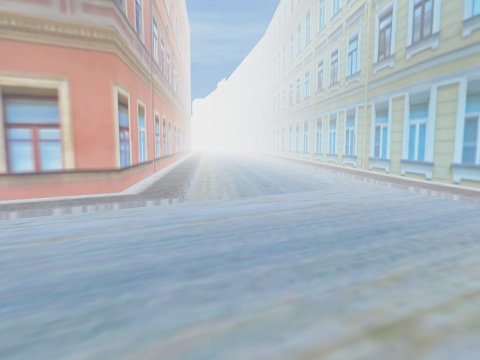
view 1 (above)

16 first-person views from a walk through a 3-D level made in the Unity game engine. The camera is 1.5 m above the floor, tilts 6° down and sees 70° across. The floor is counted in squares, 2 m on a side. Each view is taken from the middle of a square. On the plan, view 1 faces up. The plan holds only what a view shows up to about 11 squares ahead; the rest is blank. The place goes on beyond the plan.

view 2
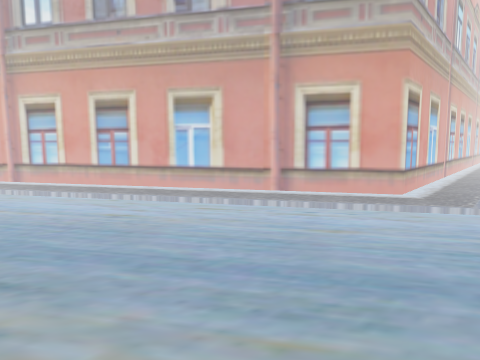

view 3
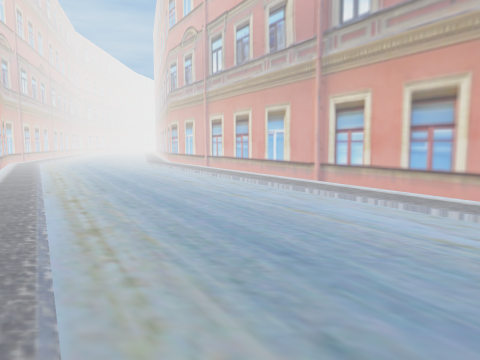

view 4
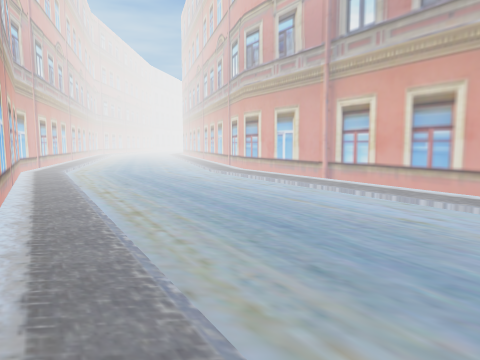

view 5
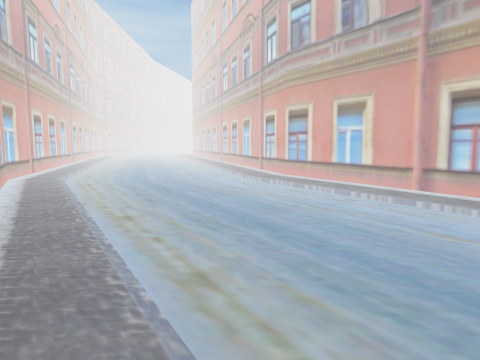

view 6
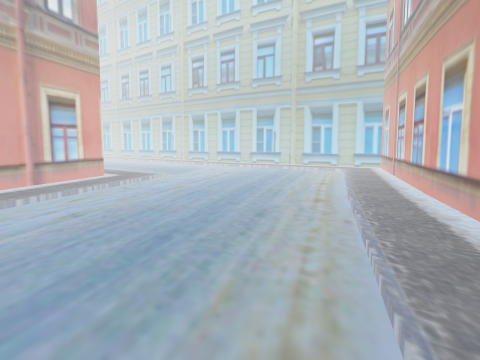

view 7
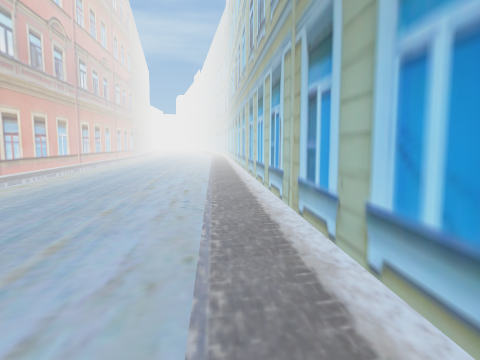

view 8
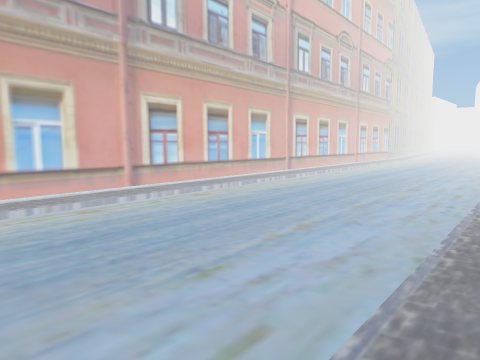

view 9
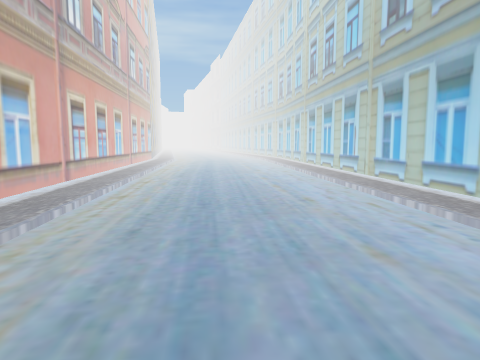

view 10
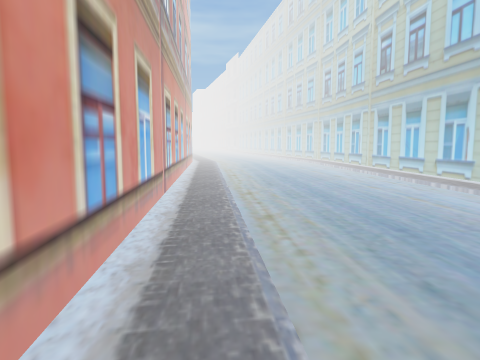

view 11
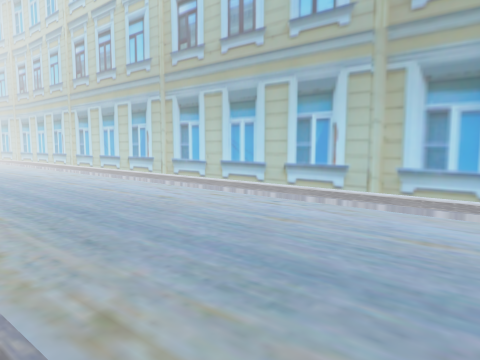

view 12
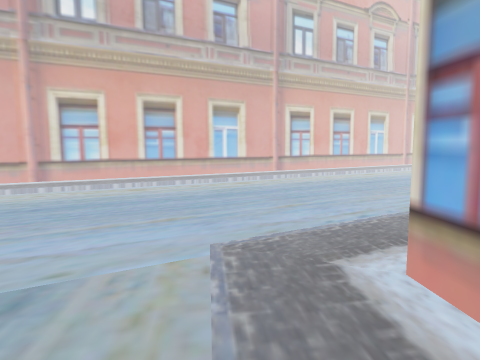

view 13
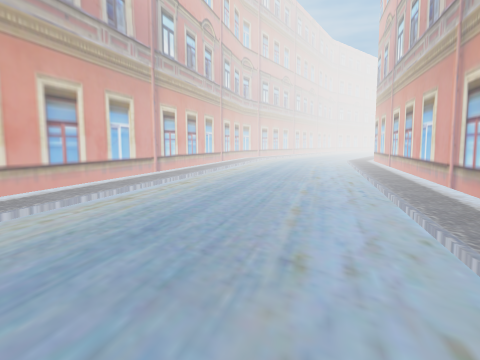

view 14
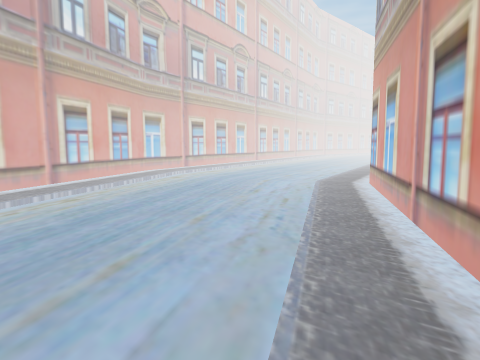

view 15
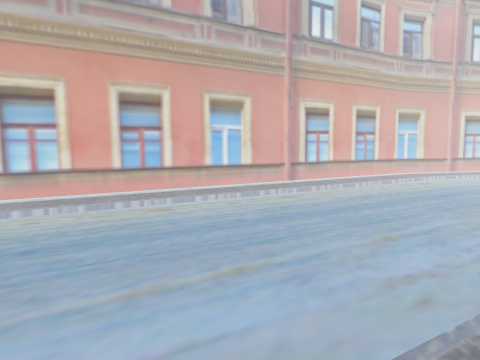

view 16
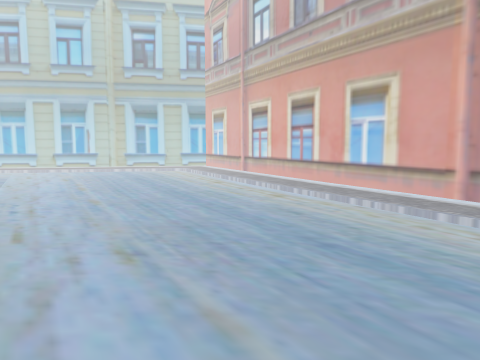

### Floor plan
Key: @ floor where view 1 was taken; # wall or solid block; . main floor; : floor 0.25 m higher than the main floor; / step, stairs or slope.
Columns run from 18 left of view 1 to 5 right of it. Each row starts with its distance up from view 1.
 25               #:....:#
 24               #:....:#
 23               #:....:#
 22               #:....:#
 21               #:..../#
 20               #:/.../#
 19               ##/.../#
 18                #/.../#
 17                #/.../#
 16                #/.../#
 15                #/.../:#
 14                #:.../:#
 13                #:....:#
 12                #:....:#
 11                #:....:#
 10                #:/...:#
  9                #:/...:#
  8                 #/.../#
  7                 #/.../#
  6                 #/.../#
  5               ###/.../##
  4             ###:/.....:#
  3            ##://......:#
  2          ###//......//:#
  1        ###:/......//:###
  0       ##://....../@###
 -1     ###//....../:###
 -2   ###:/......//:##
 -3 ###://....../:###
 -4 :://....../:###
 -5 /.......//:##
 -6 ......./:##
 -7 ...../:###
 -8 ..///###
 -9 /::###
-10 ####

Positions as (right, up) in squares from view 1, and headings:
1: (0, 0), facing up
2: (0, 0), facing up-left
3: (-1, 0), facing left
4: (-5, -3), facing left
5: (-7, -4), facing left
6: (-5, -2), facing up-right
7: (3, 6), facing up
8: (3, 11), facing up-left
9: (0, 13), facing up
10: (-2, 14), facing up
11: (-2, 13), facing up-right
12: (-1, 7), facing down
13: (-2, 3), facing down-left
14: (-9, 0), facing down-left
15: (-10, 0), facing down
16: (-6, 1), facing right
